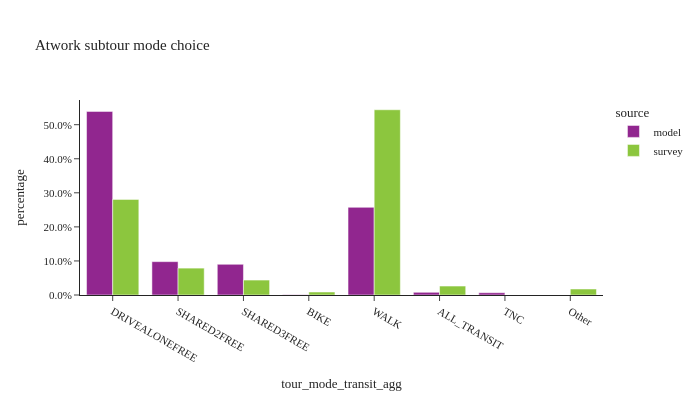

The notebook cell this image was saved under:
### Code cell
util.plot_share_barchart(atwork_subtour, 'tour_weight', 'tour_mode_transit_agg', title="Atwork subtour mode choice")

### Figure 1 — Plotly figure (JSON) as saved in the notebook; plotly's stock layout.template omitted (floating-point values rounded to 4 significant figures)
{"data": [{"alignmentgroup": "True", "customdata": [[220435], [40043], [36885], [315], [105254], [3259], [2731]], "hovertemplate": "source=model<br>tour_mode_transit_agg=%{x}<br>percentage=%{y}<br>sample_size=%{customdata[0]}<extra></extra>", "legendgroup": "model", "marker": {"color": "#91268F", "pattern": {"shape": ""}}, "name": "model", "offsetgroup": "model", "orientation": "v", "showlegend": true, "textposition": "auto", "type": "bar", "x": ["DRIVEALONEFREE", "SHARED2FREE", "SHARED3FREE", "BIKE", "WALK", "ALL_TRANSIT", "TNC"], "xaxis": "x", "y": [0.5391, 0.09792, 0.0902, 0.0007703, 0.2574, 0.00797, 0.006679], "yaxis": "y"}, {"alignmentgroup": "True", "customdata": [[32], [9], [5], [1], [62], [3], [2]], "hovertemplate": "source=survey<br>tour_mode_transit_agg=%{x}<br>percentage=%{y}<br>sample_size=%{customdata[0]}<extra></extra>", "legendgroup": "survey", "marker": {"color": "#8CC63E", "pattern": {"shape": ""}}, "name": "survey", "offsetgroup": "survey", "orientation": "v", "showlegend": true, "textposition": "auto", "type": "bar", "x": ["DRIVEALONEFREE", "SHARED2FREE", "SHARED3FREE", "BIKE", "WALK", "ALL_TRANSIT", "Other"], "xaxis": "x", "y": [0.2807, 0.07895, 0.04386, 0.008772, 0.5439, 0.02632, 0.01754], "yaxis": "y"}], "layout": {"barmode": "group", "height": 400, "legend": {"title": {"text": "source"}, "tracegroupgap": 0}, "title": {"text": "Atwork subtour mode choice"}, "width": 700, "xaxis": {"anchor": "y", "domain": [0.0, 1.0], "title": {"text": "tour_mode_transit_agg"}}, "yaxis": {"anchor": "x", "domain": [0.0, 1.0], "tickformat": ".1%", "title": {"text": "percentage"}}}}
